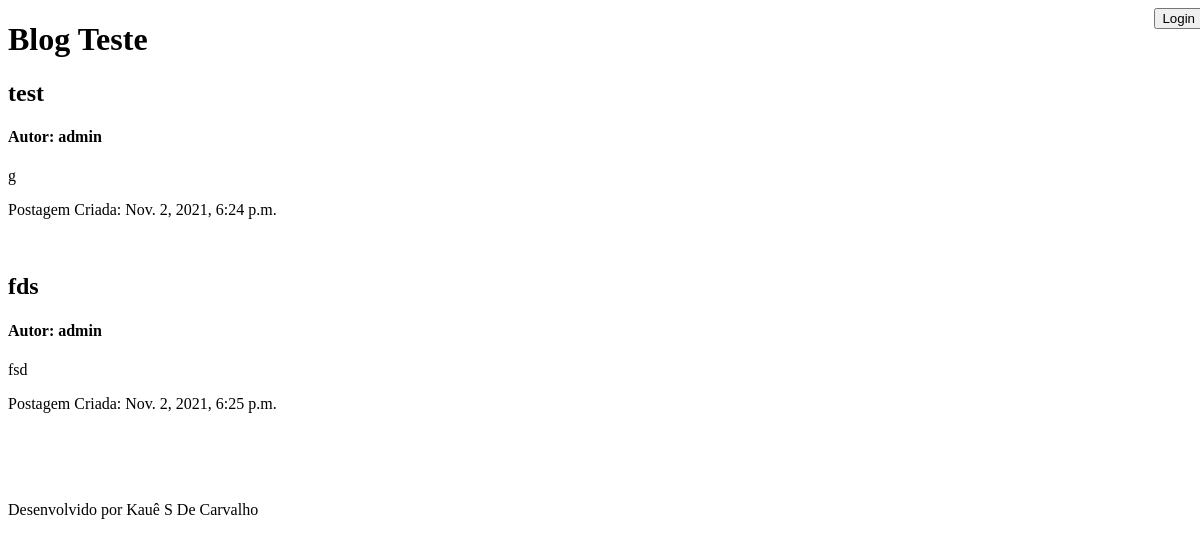
Screenshot of /blog/ with the database file from the repository.
### core/models.py (models this page shows, shortened)
class Postagem(models.Model):
    titulo = models.CharField(max_length=30, default="Sem Titulo", null=False, blank=False)
    autor = models.ForeignKey(User, on_delete=models.CASCADE)
    descricao = models.TextField()
    data_criacao = models.DateTimeField(auto_now=True)
    publico = models.BooleanField()
    class Meta:
        db_table = 'postagens'
    def get_postagem_publica(self):
        if self.publico:
            return False
        else:
            return True

### core/views.py (the view)
# urls.py: path('blog/', views.index),
def index(request):
    publicacoes = Postagem.objects.all()
    request.user = str(request.user)
    dados = {'dados':publicacoes}
    return render(request, 'index.html', dados)

### templates/index.html (shortened to what this page needs)
{% extends "model-page.html" %}
{% block content %}
{% for postagens in dados %}
<div >
        <h2>{{ postagens.titulo }}</h2>
        <h4>Autor: {{ postagens.autor }}</h4>
        <p>{{ postagens.descricao }}</p>
        <p>Postagem Criada: {{ postagens.data_criacao }}</p>
    </div>
{% endfor %}
{% endblock %}

### rows the page displays
Postagem: titulo "test", autor "admin", descricao "g", data_criacao "Nov. 2, 2021, 6:24 p.m."
Postagem: titulo "fds", autor "admin", descricao "fsd", data_criacao "Nov. 2, 2021, 6:25 p.m."
